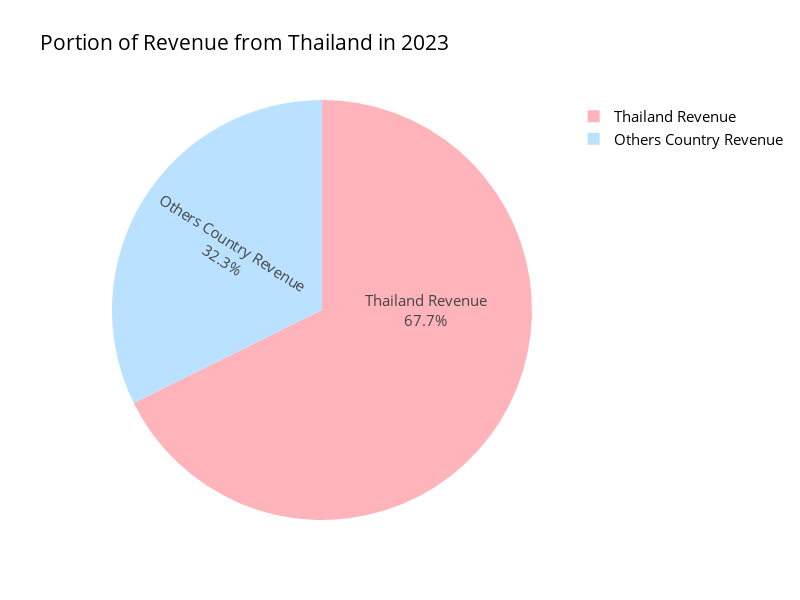

Write notebook code for a chart like this one.
### Markdown cell above
## Compare Revenue in Thai with Other countries

### Code cell
import plotly.graph_objects as go

# Given values
global_revenue = 9500.3
thailand_revenue = 6432.2

# Calculate the portion of revenue
thailand_portion = (thailand_revenue / global_revenue) * 100
rest_of_world_portion = 100 - thailand_portion

# Data for the pie chart
labels = ['Thailand Revenue', 'Others Country Revenue']
values = [thailand_portion, rest_of_world_portion]

# # Create the pie chart
# fig = go.Figure(data=[go.Pie(labels=labels, values=values, textinfo='label+percent', insidetextorientation='radial')])

# # Update the layout with title and adjustments
# fig.update_layout(
#     title_text="Portion of Revenue from Thailand in 2023",
#     font=dict(size=15, color="black")
# )

# # Show the figure
# fig.show()

# Pastel colors for the pie chart
colors = ['#FFB3BA', '#BAE1FF']

# Create the pie chart
fig = go.Figure(data=[go.Pie(
    labels=labels,
    values=values,
    textinfo='label+percent',
    insidetextorientation='radial',
    marker=dict(colors=colors)
)])

# Update the layout with title and adjustments
fig.update_layout(
    title_text="Portion of Revenue from Thailand in 2023",
    font=dict(size=15, color="black"),
    width=800,
    height=600
)

# Show the figure
fig.show()

### Figure 1 — Plotly figure (JSON) as saved in the notebook; plotly's stock layout.template omitted (floating-point values rounded to 4 significant figures)
{"data": [{"insidetextorientation": "radial", "labels": ["Thailand Revenue", "Others Country Revenue"], "marker": {"colors": ["#FFB3BA", "#BAE1FF"]}, "textinfo": "label+percent", "type": "pie", "values": [67.71, 32.29]}], "layout": {"font": {"color": "black", "size": 15}, "height": 600, "title": {"text": "Portion of Revenue from Thailand in 2023"}, "width": 800}}
